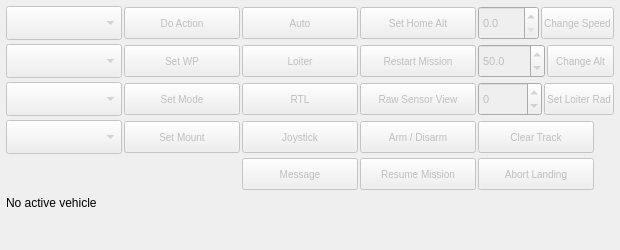
<?xml version="1.0" encoding="UTF-8"?>
<ui version="4.0">
 <class>UASActionsWidget</class>
 <widget class="QWidget" name="UASActionsWidget">
  <property name="geometry">
   <rect><x>0</x><y>0</y><width>620</width><height>250</height></rect>
  </property>
  <property name="windowTitle"><string>Actions</string></property>
  <property name="styleSheet">
   <string notr="true">QWidget#UASActionsWidget QPushButton {
    min-width: 0px;
    min-height: 28px;
    max-width: 110px;
    padding: 1px 2px;
    font-size: 10px;
}
QWidget#UASActionsWidget QComboBox,
QWidget#UASActionsWidget QDoubleSpinBox {
    min-width: 0px;
    min-height: 28px;
    font-size: 11px;
}
QLabel#ActionStatusLabel[error="false"] {
    color: #34D399;
}
QLabel#ActionStatusLabel[error="true"] {
    color: #FCA5A5;
}</string>
  </property>
  <layout class="QVBoxLayout" name="verticalLayout">
   <property name="leftMargin"><number>0</number></property>
   <property name="topMargin"><number>0</number></property>
   <property name="rightMargin"><number>0</number></property>
   <property name="bottomMargin"><number>0</number></property>
   <property name="spacing"><number>0</number></property>
   <item>
    <widget class="QScrollArea" name="ActionsScrollArea">
     <property name="frameShape"><enum>QFrame::NoFrame</enum></property>
     <property name="horizontalScrollBarPolicy"><enum>Qt::ScrollBarAlwaysOff</enum></property>
     <property name="verticalScrollBarPolicy"><enum>Qt::ScrollBarAsNeeded</enum></property>
     <property name="widgetResizable"><bool>true</bool></property>
     <widget class="QWidget" name="ActionsScrollContents">
      <property name="geometry">
       <rect><x>0</x><y>0</y><width>618</width><height>248</height></rect>
      </property>
      <layout class="QVBoxLayout" name="actionsPageLayout">
       <property name="leftMargin"><number>6</number></property>
       <property name="topMargin"><number>6</number></property>
       <property name="rightMargin"><number>6</number></property>
       <property name="bottomMargin"><number>6</number></property>
       <property name="spacing"><number>6</number></property>
       <item>
        <widget class="QWidget" name="actionsGroupBox">
         <property name="enabled"><bool>false</bool></property>
         <layout class="QGridLayout" name="OfficialActionsGrid">
          <property name="leftMargin"><number>0</number></property>
          <property name="topMargin"><number>0</number></property>
          <property name="rightMargin"><number>0</number></property>
          <property name="bottomMargin"><number>0</number></property>
          <property name="horizontalSpacing"><number>2</number></property>
          <property name="verticalSpacing"><number>4</number></property>

          <item row="0" column="0"><widget class="QComboBox" name="ActionSelector"/></item>
          <item row="0" column="1">
           <widget class="QPushButton" name="DoActionButton">
            <property name="text"><string>Do Action</string></property>
           </widget>
          </item>
          <item row="0" column="2">
           <widget class="QPushButton" name="QuickAutoButton">
            <property name="text"><string>Auto</string></property>
           </widget>
          </item>
          <item row="0" column="3">
           <widget class="QPushButton" name="SetHomeAltButton">
            <property name="enabled"><bool>false</bool></property>
            <property name="toolTip"><string>Home-altitude offset is not available in this port yet.</string></property>
            <property name="text"><string>Set Home Alt</string></property>
           </widget>
          </item>
          <item row="0" column="4">
           <widget class="QWidget" name="ChangeSpeedEditor">
            <layout class="QHBoxLayout" name="changeSpeedEditorLayout">
             <property name="leftMargin"><number>0</number></property>
             <property name="topMargin"><number>0</number></property>
             <property name="rightMargin"><number>0</number></property>
             <property name="bottomMargin"><number>0</number></property>
             <property name="spacing"><number>2</number></property>
             <item><widget class="QDoubleSpinBox" name="ChangeSpeedInput"><property name="decimals"><number>1</number></property><property name="maximum"><double>1000.000000000000000</double></property></widget></item>
             <item><widget class="QPushButton" name="ChangeSpeedButton"><property name="text"><string>Change Speed</string></property></widget></item>
            </layout>
           </widget>
          </item>

          <item row="1" column="0"><widget class="QComboBox" name="WaypointSelector"/></item>
          <item row="1" column="1"><widget class="QPushButton" name="SetWpButton"><property name="text"><string>Set WP</string></property></widget></item>
          <item row="1" column="2"><widget class="QPushButton" name="QuickLoiterButton"><property name="text"><string>Loiter</string></property></widget></item>
          <item row="1" column="3">
           <widget class="QPushButton" name="RestartMissionButton">
            <property name="text"><string>Restart Mission</string></property>
           </widget>
          </item>
          <item row="1" column="4">
           <widget class="QWidget" name="ChangeAltitudeEditor">
            <layout class="QHBoxLayout" name="changeAltitudeEditorLayout">
             <property name="leftMargin"><number>0</number></property>
             <property name="topMargin"><number>0</number></property>
             <property name="rightMargin"><number>0</number></property>
             <property name="bottomMargin"><number>0</number></property>
             <property name="spacing"><number>2</number></property>
             <item><widget class="QDoubleSpinBox" name="ChangeAltitudeInput"><property name="decimals"><number>1</number></property><property name="maximum"><double>1000.000000000000000</double></property><property name="value"><double>50.000000000000000</double></property></widget></item>
             <item><widget class="QPushButton" name="ChangeAltitudeButton"><property name="text"><string>Change Alt</string></property></widget></item>
            </layout>
           </widget>
          </item>

          <item row="2" column="0"><widget class="QComboBox" name="ModeSelector"/></item>
          <item row="2" column="1"><widget class="QPushButton" name="SetModeButton"><property name="text"><string>Set Mode</string></property></widget></item>
          <item row="2" column="2"><widget class="QPushButton" name="QuickRtlButton"><property name="text"><string>RTL</string></property></widget></item>
          <item row="2" column="3">
           <widget class="QPushButton" name="RawSensorViewButton">
            <property name="toolTip"><string>Open the Status tab with live raw sensor values.</string></property>
            <property name="text"><string>Raw Sensor View</string></property>
           </widget>
          </item>
          <item row="2" column="4">
           <widget class="QWidget" name="LoiterRadiusEditor">
            <layout class="QHBoxLayout" name="loiterRadiusEditorLayout">
             <property name="leftMargin"><number>0</number></property>
             <property name="topMargin"><number>0</number></property>
             <property name="rightMargin"><number>0</number></property>
             <property name="bottomMargin"><number>0</number></property>
             <property name="spacing"><number>2</number></property>
             <item><widget class="QDoubleSpinBox" name="LoiterRadiusInput"><property name="enabled"><bool>false</bool></property><property name="decimals"><number>0</number></property><property name="minimum"><double>-10000.000000000000000</double></property><property name="maximum"><double>10000.000000000000000</double></property></widget></item>
             <item><widget class="QPushButton" name="LoiterRadiusButton"><property name="enabled"><bool>false</bool></property><property name="toolTip"><string>No loiter-radius parameter has been discovered.</string></property><property name="text"><string>Set Loiter Rad</string></property></widget></item>
            </layout>
           </widget>
          </item>

          <item row="3" column="0"><widget class="QComboBox" name="MountModeSelector"><property name="enabled"><bool>false</bool></property></widget></item>
          <item row="3" column="1"><widget class="QPushButton" name="SetMountButton"><property name="enabled"><bool>false</bool></property><property name="toolTip"><string>No mount-mode parameter has been discovered.</string></property><property name="text"><string>Set Mount</string></property></widget></item>
          <item row="3" column="2"><widget class="QPushButton" name="JoystickSetupButton"><property name="toolTip"><string>Open joystick setup.</string></property><property name="text"><string>Joystick</string></property></widget></item>
          <item row="3" column="3"><widget class="QPushButton" name="ArmDisarmButton"><property name="text"><string>Arm / Disarm</string></property></widget></item>
          <item row="3" column="4"><widget class="QPushButton" name="ClearTrackButton"><property name="toolTip"><string>Clear the recorded vehicle track from the DATA map.</string></property><property name="text"><string>Clear Track</string></property></widget></item>

          <item row="4" column="2"><widget class="QPushButton" name="MessageButton"><property name="enabled"><bool>false</bool></property><property name="toolTip"><string>Vehicle text injection is not supported by the current UAS API.</string></property><property name="text"><string>Message</string></property></widget></item>
          <item row="4" column="3"><widget class="QPushButton" name="ResumeMissionButton"><property name="enabled"><bool>false</bool></property><property name="toolTip"><string>The safe mission-resume sequence is not ported yet.</string></property><property name="text"><string>Resume Mission</string></property></widget></item>
          <item row="4" column="4"><widget class="QPushButton" name="AbortLandingButton"><property name="text"><string>Abort Landing</string></property></widget></item>
         </layout>
        </widget>
       </item>
       <item>
        <widget class="QLabel" name="ActionStatusLabel">
         <property name="text"><string>No active vehicle</string></property>
         <property name="wordWrap"><bool>true</bool></property>
         <property name="accessibleName"><string>Vehicle action status</string></property>
       </widget>
       </item>
       <item><spacer name="actionsVerticalSpacer"><property name="orientation"><enum>Qt::Vertical</enum></property><property name="sizeHint" stdset="0"><size><width>20</width><height>0</height></size></property></spacer></item>
      </layout>
     </widget>
    </widget>
   </item>
  </layout>
 </widget>
 <resources/>
 <connections/>
</ui>
